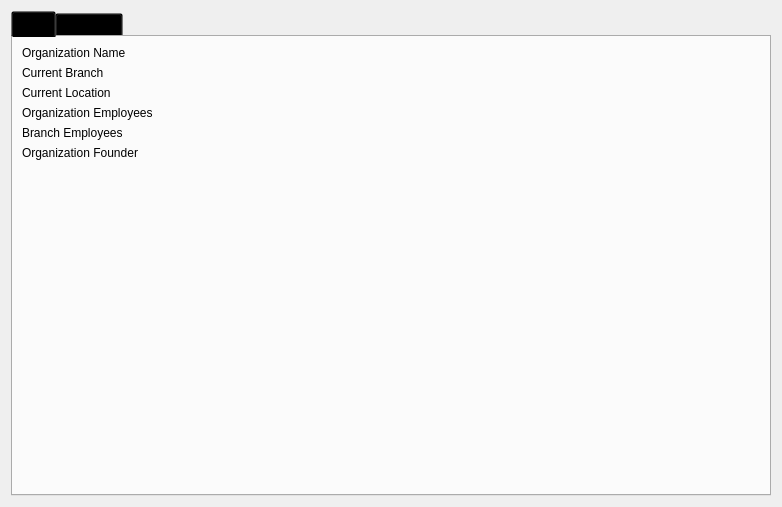
<?xml version="1.0" encoding="UTF-8"?>
<ui version="4.0">
 <class>Organization</class>
 <widget class="QWidget" name="Organization">
  <property name="geometry">
   <rect>
    <x>0</x>
    <y>0</y>
    <width>782</width>
    <height>507</height>
   </rect>
  </property>
  <property name="sizePolicy">
   <sizepolicy hsizetype="Preferred" vsizetype="Preferred">
    <horstretch>0</horstretch>
    <verstretch>0</verstretch>
   </sizepolicy>
  </property>
  <property name="windowTitle">
   <string>Form</string>
  </property>
  <layout class="QGridLayout" name="gridLayout">
   <item row="0" column="1">
    <widget class="QTabWidget" name="tabWidget">
     <property name="cursor">
      <cursorShape>ArrowCursor</cursorShape>
     </property>
     <property name="styleSheet">
      <string notr="true">QTabBar{
	background-color: transparent;
}</string>
     </property>
     <property name="currentIndex">
      <number>0</number>
     </property>
     <widget class="QWidget" name="tab_info">
      <attribute name="title">
       <string>info</string>
      </attribute>
      <layout class="QGridLayout" name="gridLayout_10">
       <item row="0" column="0">
        <layout class="QFormLayout" name="formLayout">
         <item row="0" column="0">
          <widget class="QLabel" name="label">
           <property name="text">
            <string>Organization Name</string>
           </property>
          </widget>
         </item>
         <item row="1" column="0">
          <widget class="QLabel" name="label_2">
           <property name="text">
            <string>Current Branch</string>
           </property>
          </widget>
         </item>
         <item row="2" column="0">
          <widget class="QLabel" name="label_3">
           <property name="text">
            <string>Current Location</string>
           </property>
          </widget>
         </item>
         <item row="3" column="0">
          <widget class="QLabel" name="label_4">
           <property name="text">
            <string>Organization Employees</string>
           </property>
          </widget>
         </item>
         <item row="4" column="0">
          <widget class="QLabel" name="label_5">
           <property name="text">
            <string>Branch Employees</string>
           </property>
          </widget>
         </item>
         <item row="5" column="0">
          <widget class="QLabel" name="label_6">
           <property name="text">
            <string>Organization Founder</string>
           </property>
          </widget>
         </item>
         <item row="0" column="1">
          <widget class="QLabel" name="label_org_name">
           <property name="text">
            <string/>
           </property>
          </widget>
         </item>
         <item row="1" column="1">
          <widget class="QLabel" name="label_current_branch">
           <property name="text">
            <string/>
           </property>
          </widget>
         </item>
         <item row="2" column="1">
          <widget class="QLabel" name="label_current_location">
           <property name="text">
            <string/>
           </property>
          </widget>
         </item>
         <item row="3" column="1">
          <widget class="QLabel" name="label_organization_employees">
           <property name="text">
            <string/>
           </property>
          </widget>
         </item>
         <item row="4" column="1">
          <widget class="QLabel" name="label_branch_employees">
           <property name="text">
            <string/>
           </property>
          </widget>
         </item>
         <item row="5" column="1">
          <widget class="QLabel" name="label_organization_founder">
           <property name="text">
            <string/>
           </property>
          </widget>
         </item>
        </layout>
       </item>
       <item row="0" column="1">
        <layout class="QGridLayout" name="gridLayout_9">
         <item row="0" column="0">
          <spacer name="horizontalSpacer_2">
           <property name="orientation">
            <enum>Qt::Horizontal</enum>
           </property>
           <property name="sizeHint" stdset="0">
            <size>
             <width>40</width>
             <height>20</height>
            </size>
           </property>
          </spacer>
         </item>
        </layout>
       </item>
      </layout>
     </widget>
     <widget class="QWidget" name="tab_manage">
      <attribute name="title">
       <string>Manage</string>
      </attribute>
      <layout class="QGridLayout" name="gridLayout_8">
       <item row="0" column="0">
        <layout class="QGridLayout" name="gridLayout_7">
         <item row="0" column="0">
          <widget class="QTabWidget" name="tabWidget_org_and_branch">
           <property name="cursor">
            <cursorShape>ArrowCursor</cursorShape>
           </property>
           <property name="tabPosition">
            <enum>QTabWidget::East</enum>
           </property>
           <property name="currentIndex">
            <number>0</number>
           </property>
           <property name="iconSize">
            <size>
             <width>20</width>
             <height>20</height>
            </size>
           </property>
           <property name="elideMode">
            <enum>Qt::ElideNone</enum>
           </property>
           <property name="documentMode">
            <bool>false</bool>
           </property>
           <property name="tabsClosable">
            <bool>false</bool>
           </property>
           <property name="movable">
            <bool>false</bool>
           </property>
           <property name="tabBarAutoHide">
            <bool>true</bool>
           </property>
           <widget class="QWidget" name="tab_manage_org">
            <attribute name="title">
             <string>Organization</string>
            </attribute>
            <layout class="QGridLayout" name="gridLayout_4">
             <item row="0" column="0">
              <widget class="QTabWidget" name="tabWidget_2">
               <property name="tabPosition">
                <enum>QTabWidget::North</enum>
               </property>
               <property name="currentIndex">
                <number>0</number>
               </property>
               <widget class="QWidget" name="tab">
                <attribute name="title">
                 <string>List</string>
                </attribute>
                <layout class="QGridLayout" name="gridLayout_11">
                 <item row="0" column="0">
                  <widget class="QListWidget" name="lw_organizations"/>
                 </item>
                </layout>
               </widget>
               <widget class="QWidget" name="tab_2">
                <attribute name="icon">
                 <iconset theme="cpu">
                  <normaloff>.</normaloff>.</iconset>
                </attribute>
                <attribute name="title">
                 <string>Register</string>
                </attribute>
                <layout class="QGridLayout" name="gridLayout_12">
                 <item row="0" column="0">
                  <layout class="QFormLayout" name="formLayout_2">
                   <item row="0" column="0">
                    <widget class="QLabel" name="label_7">
                     <property name="text">
                      <string>Organization Name</string>
                     </property>
                    </widget>
                   </item>
                   <item row="0" column="1">
                    <widget class="QLineEdit" name="le_org_name">
                     <property name="placeholderText">
                      <string>Boss Laptops</string>
                     </property>
                    </widget>
                   </item>
                   <item row="1" column="0">
                    <widget class="QLabel" name="label_8">
                     <property name="text">
                      <string>Organization Email</string>
                     </property>
                    </widget>
                   </item>
                   <item row="1" column="1">
                    <widget class="QLineEdit" name="le_org_email">
                     <property name="toolTip">
                      <string/>
                     </property>
                     <property name="toolTipDuration">
                      <number>-1</number>
                     </property>
                     <property name="locale">
                      <locale language="English" country="Pakistan"/>
                     </property>
                     <property name="inputMethodHints">
                      <set>Qt::ImhNone</set>
                     </property>
                     <property name="text">
                      <string/>
                     </property>
                     <property name="maxLength">
                      <number>150</number>
                     </property>
                     <property name="placeholderText">
                      <string>example@example.com</string>
                     </property>
                    </widget>
                   </item>
                   <item row="2" column="0">
                    <widget class="QPushButton" name="btn_register">
                     <property name="cursor">
                      <cursorShape>PointingHandCursor</cursorShape>
                     </property>
                     <property name="text">
                      <string>Register</string>
                     </property>
                     <property name="icon">
                      <iconset theme="cpu">
                       <normaloff>.</normaloff>.</iconset>
                     </property>
                     <property name="iconSize">
                      <size>
                       <width>16</width>
                       <height>16</height>
                      </size>
                     </property>
                    </widget>
                   </item>
                   <item row="3" column="0" colspan="2">
                    <spacer name="verticalSpacer_3">
                     <property name="orientation">
                      <enum>Qt::Vertical</enum>
                     </property>
                     <property name="sizeHint" stdset="0">
                      <size>
                       <width>20</width>
                       <height>40</height>
                      </size>
                     </property>
                    </spacer>
                   </item>
                  </layout>
                 </item>
                </layout>
               </widget>
              </widget>
             </item>
            </layout>
           </widget>
           <widget class="QWidget" name="tab_manage_branch">
            <attribute name="title">
             <string>Branch</string>
            </attribute>
            <layout class="QGridLayout" name="gridLayout_2">
             <item row="0" column="0">
              <widget class="QTabWidget" name="tabWidget_3">
               <property name="cursor">
                <cursorShape>ArrowCursor</cursorShape>
               </property>
               <property name="tabPosition">
                <enum>QTabWidget::North</enum>
               </property>
               <property name="currentIndex">
                <number>0</number>
               </property>
               <property name="iconSize">
                <size>
                 <width>20</width>
                 <height>20</height>
                </size>
               </property>
               <widget class="QWidget" name="tab_list_branches">
                <attribute name="title">
                 <string>List</string>
                </attribute>
                <layout class="QGridLayout" name="gridLayout_13">
                 <item row="0" column="0">
                  <widget class="QListWidget" name="lw_branches"/>
                 </item>
                </layout>
               </widget>
               <widget class="QWidget" name="tab_add_branch">
                <attribute name="icon">
                 <iconset theme="add">
                  <normaloff>.</normaloff>.</iconset>
                </attribute>
                <attribute name="title">
                 <string>ADD</string>
                </attribute>
                <layout class="QGridLayout" name="gridLayout_3">
                 <item row="0" column="0">
                  <layout class="QFormLayout" name="formLayout_3">
                   <item row="0" column="0">
                    <widget class="QLabel" name="label_9">
                     <property name="text">
                      <string>Name</string>
                     </property>
                    </widget>
                   </item>
                   <item row="1" column="0">
                    <widget class="QLabel" name="label_10">
                     <property name="text">
                      <string>Code</string>
                     </property>
                    </widget>
                   </item>
                   <item row="2" column="0">
                    <widget class="QLabel" name="label_11">
                     <property name="text">
                      <string>Country</string>
                     </property>
                    </widget>
                   </item>
                   <item row="3" column="0">
                    <widget class="QLabel" name="label_12">
                     <property name="text">
                      <string>City</string>
                     </property>
                    </widget>
                   </item>
                   <item row="4" column="0">
                    <widget class="QLabel" name="label_13">
                     <property name="text">
                      <string>Address</string>
                     </property>
                    </widget>
                   </item>
                   <item row="5" column="0">
                    <widget class="QLabel" name="label_14">
                     <property name="text">
                      <string>Branch Contact</string>
                     </property>
                    </widget>
                   </item>
                   <item row="6" column="0">
                    <widget class="QLabel" name="label_15">
                     <property name="text">
                      <string>Branch Email</string>
                     </property>
                    </widget>
                   </item>
                   <item row="0" column="1">
                    <widget class="QLineEdit" name="le_add_branch_name">
                     <property name="placeholderText">
                      <string>Uni-Chowk</string>
                     </property>
                    </widget>
                   </item>
                   <item row="1" column="1">
                    <widget class="QLineEdit" name="le_add_brannch_code">
                     <property name="placeholderText">
                      <string>B-504</string>
                     </property>
                    </widget>
                   </item>
                   <item row="2" column="1">
                    <widget class="QLineEdit" name="le_add_branch_country">
                     <property name="placeholderText">
                      <string>Pakistan</string>
                     </property>
                    </widget>
                   </item>
                   <item row="3" column="1">
                    <widget class="QLineEdit" name="le_add_branch_city">
                     <property name="placeholderText">
                      <string>Bahawalpur</string>
                     </property>
                    </widget>
                   </item>
                   <item row="4" column="1">
                    <widget class="QLineEdit" name="le_add_branch_address">
                     <property name="placeholderText">
                      <string>F-5 uni tower university chowk</string>
                     </property>
                    </widget>
                   </item>
                   <item row="5" column="1">
                    <widget class="QLineEdit" name="le_add_branch_contact">
                     <property name="placeholderText">
                      <string>+92342816024</string>
                     </property>
                    </widget>
                   </item>
                   <item row="6" column="1">
                    <widget class="QLineEdit" name="le_add_branch_email">
                     <property name="placeholderText">
                      <string>abdulroufsidhu@gmail.com</string>
                     </property>
                    </widget>
                   </item>
                   <item row="7" column="0">
                    <widget class="QPushButton" name="btn_add_branch">
                     <property name="sizePolicy">
                      <sizepolicy hsizetype="Minimum" vsizetype="Preferred">
                       <horstretch>0</horstretch>
                       <verstretch>0</verstretch>
                      </sizepolicy>
                     </property>
                     <property name="cursor">
                      <cursorShape>PointingHandCursor</cursorShape>
                     </property>
                     <property name="text">
                      <string>ADD</string>
                     </property>
                     <property name="icon">
                      <iconset theme="add">
                       <normaloff>.</normaloff>.</iconset>
                     </property>
                     <property name="flat">
                      <bool>false</bool>
                     </property>
                    </widget>
                   </item>
                  </layout>
                 </item>
                </layout>
               </widget>
               <widget class="QWidget" name="tab_manage_branch_2">
                <attribute name="title">
                 <string>Manage</string>
                </attribute>
                <layout class="QGridLayout" name="gridLayout_6">
                 <item row="0" column="0">
                  <layout class="QFormLayout" name="formLayout_4">
                   <item row="1" column="0" colspan="2">
                    <widget class="QLineEdit" name="le_branch_new_address">
                     <property name="placeholderText">
                      <string>new address</string>
                     </property>
                    </widget>
                   </item>
                   <item row="2" column="0">
                    <widget class="QPushButton" name="btn_relocate">
                     <property name="sizePolicy">
                      <sizepolicy hsizetype="Minimum" vsizetype="Preferred">
                       <horstretch>0</horstretch>
                       <verstretch>0</verstretch>
                      </sizepolicy>
                     </property>
                     <property name="cursor">
                      <cursorShape>PointingHandCursor</cursorShape>
                     </property>
                     <property name="text">
                      <string>Relocate</string>
                     </property>
                    </widget>
                   </item>
                   <item row="3" column="0" colspan="2">
                    <spacer name="verticalSpacer">
                     <property name="orientation">
                      <enum>Qt::Vertical</enum>
                     </property>
                     <property name="sizeHint" stdset="0">
                      <size>
                       <width>20</width>
                       <height>40</height>
                      </size>
                     </property>
                    </spacer>
                   </item>
                   <item row="4" column="0">
                    <widget class="QPushButton" name="btn_revoke">
                     <property name="sizePolicy">
                      <sizepolicy hsizetype="Minimum" vsizetype="Preferred">
                       <horstretch>0</horstretch>
                       <verstretch>0</verstretch>
                      </sizepolicy>
                     </property>
                     <property name="cursor">
                      <cursorShape>PointingHandCursor</cursorShape>
                     </property>
                     <property name="text">
                      <string>Revoke</string>
                     </property>
                    </widget>
                   </item>
                   <item row="0" column="0" colspan="2">
                    <widget class="QComboBox" name="cb_manage_branch_relocate"/>
                   </item>
                   <item row="4" column="1">
                    <widget class="QComboBox" name="cb_branch_revoke">
                     <property name="sizePolicy">
                      <sizepolicy hsizetype="Expanding" vsizetype="Fixed">
                       <horstretch>0</horstretch>
                       <verstretch>0</verstretch>
                      </sizepolicy>
                     </property>
                    </widget>
                   </item>
                  </layout>
                 </item>
                 <item row="1" column="0">
                  <layout class="QGridLayout" name="gridLayout_5">
                   <item row="0" column="0">
                    <spacer name="verticalSpacer_2">
                     <property name="orientation">
                      <enum>Qt::Vertical</enum>
                     </property>
                     <property name="sizeHint" stdset="0">
                      <size>
                       <width>20</width>
                       <height>40</height>
                      </size>
                     </property>
                    </spacer>
                   </item>
                   <item row="1" column="0">
                    <widget class="QPushButton" name="btn_hire">
                     <property name="sizePolicy">
                      <sizepolicy hsizetype="Minimum" vsizetype="Preferred">
                       <horstretch>0</horstretch>
                       <verstretch>0</verstretch>
                      </sizepolicy>
                     </property>
                     <property name="cursor">
                      <cursorShape>PointingHandCursor</cursorShape>
                     </property>
                     <property name="text">
                      <string>Hire</string>
                     </property>
                     <property name="icon">
                      <iconset theme="user">
                       <normaloff>.</normaloff>.</iconset>
                     </property>
                    </widget>
                   </item>
                  </layout>
                 </item>
                </layout>
               </widget>
              </widget>
             </item>
            </layout>
           </widget>
          </widget>
         </item>
        </layout>
       </item>
      </layout>
     </widget>
    </widget>
   </item>
  </layout>
 </widget>
 <resources/>
 <connections/>
</ui>
